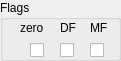
   <widget class="QGroupBox" name="groupBox">
    <property name="geometry">
     <rect>
      <x>500</x>
      <y>180</y>
      <width>121</width>
      <height>61</height>
     </rect>
    </property>
    <property name="title">
     <string>Flags</string>
    </property>
    <widget class="QCheckBox" name="check_zero_ip">
     <property name="geometry">
      <rect>
       <x>30</x>
       <y>40</y>
       <width>16</width>
       <height>20</height>
      </rect>
     </property>
     <property name="text">
      <string/>
     </property>
    </widget>
    <widget class="QLabel" name="label_14">
     <property name="geometry">
      <rect>
       <x>20</x>
       <y>20</y>
       <width>31</width>
       <height>16</height>
      </rect>
     </property>
     <property name="text">
      <string>zero</string>
     </property>
    </widget>
    <widget class="QCheckBox" name="check_df_ip">
     <property name="geometry">
      <rect>
       <x>60</x>
       <y>40</y>
       <width>16</width>
       <height>20</height>
      </rect>
     </property>
     <property name="text">
      <string/>
     </property>
    </widget>
    <widget class="QCheckBox" name="check_mf_ip">
     <property name="geometry">
      <rect>
       <x>90</x>
       <y>40</y>
       <width>16</width>
       <height>20</height>
      </rect>
     </property>
     <property name="text">
      <string/>
     </property>
    </widget>
    <widget class="QLabel" name="label_15">
     <property name="geometry">
      <rect>
       <x>60</x>
       <y>20</y>
       <width>21</width>
       <height>16</height>
      </rect>
     </property>
     <property name="text">
      <string>DF</string>
     </property>
    </widget>
    <widget class="QLabel" name="label_16">
     <property name="geometry">
      <rect>
       <x>90</x>
       <y>20</y>
       <width>31</width>
       <height>16</height>
      </rect>
     </property>
     <property name="text">
      <string>MF</string>
     </property>
    </widget>
   </widget>
